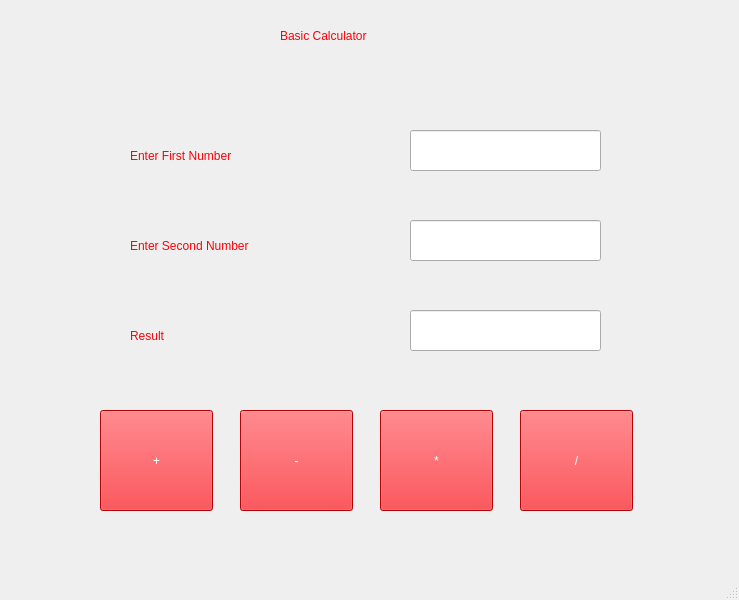
<?xml version="1.0" encoding="UTF-8"?>
<ui version="4.0">
 <class>MainWindow</class>
 <widget class="QMainWindow" name="MainWindow">
  <property name="geometry">
   <rect>
    <x>0</x>
    <y>0</y>
    <width>739</width>
    <height>600</height>
   </rect>
  </property>
  <property name="windowTitle">
   <string>MainWindow</string>
  </property>
  <widget class="QWidget" name="centralwidget">
   <widget class="QLabel" name="headingLabel">
    <property name="geometry">
     <rect>
      <x>280</x>
      <y>10</y>
      <width>181</width>
      <height>51</height>
     </rect>
    </property>
    <property name="styleSheet">
     <string notr="true">color: rgb(252, 1, 7);
font: 24pt &quot;Baghdad&quot;;</string>
    </property>
    <property name="text">
     <string>Basic Calculator</string>
    </property>
   </widget>
   <widget class="QLabel" name="firstNumberLabel">
    <property name="geometry">
     <rect>
      <x>130</x>
      <y>130</y>
      <width>181</width>
      <height>51</height>
     </rect>
    </property>
    <property name="styleSheet">
     <string notr="true">color: rgb(252, 1, 7);
font: 20pt &quot;Baghdad&quot;;</string>
    </property>
    <property name="text">
     <string>Enter First Number</string>
    </property>
   </widget>
   <widget class="QLabel" name="secondNumberLabel">
    <property name="geometry">
     <rect>
      <x>130</x>
      <y>220</y>
      <width>211</width>
      <height>51</height>
     </rect>
    </property>
    <property name="styleSheet">
     <string notr="true">color: rgb(252, 1, 7);
font: 20pt &quot;Baghdad&quot;;</string>
    </property>
    <property name="text">
     <string>Enter Second Number</string>
    </property>
   </widget>
   <widget class="QLabel" name="resultLabel">
    <property name="geometry">
     <rect>
      <x>130</x>
      <y>310</y>
      <width>211</width>
      <height>51</height>
     </rect>
    </property>
    <property name="styleSheet">
     <string notr="true">color: rgb(252, 1, 7);
font: 20pt &quot;Baghdad&quot;;</string>
    </property>
    <property name="text">
     <string>Result</string>
    </property>
   </widget>
   <widget class="QLineEdit" name="firstNumberTextBox">
    <property name="geometry">
     <rect>
      <x>410</x>
      <y>130</y>
      <width>191</width>
      <height>41</height>
     </rect>
    </property>
    <property name="styleSheet">
     <string notr="true">font: 24pt &quot;Zapf Dingbats&quot;;</string>
    </property>
    <property name="text">
     <string/>
    </property>
   </widget>
   <widget class="QLineEdit" name="secondNumberTextBox">
    <property name="geometry">
     <rect>
      <x>410</x>
      <y>220</y>
      <width>191</width>
      <height>41</height>
     </rect>
    </property>
    <property name="styleSheet">
     <string notr="true">font: 24pt &quot;Zapf Dingbats&quot;;</string>
    </property>
    <property name="text">
     <string/>
    </property>
   </widget>
   <widget class="QLineEdit" name="resultTextBox">
    <property name="geometry">
     <rect>
      <x>410</x>
      <y>310</y>
      <width>191</width>
      <height>41</height>
     </rect>
    </property>
    <property name="styleSheet">
     <string notr="true">font: 24pt &quot;Zapf Dingbats&quot;;</string>
    </property>
    <property name="text">
     <string/>
    </property>
   </widget>
   <widget class="QPushButton" name="addButton">
    <property name="geometry">
     <rect>
      <x>100</x>
      <y>410</y>
      <width>113</width>
      <height>101</height>
     </rect>
    </property>
    <property name="styleSheet">
     <string notr="true">background-color: rgb(252, 1, 7);
color: rgb(255, 255, 255);
font: 50pt &quot;Songti TC&quot;;</string>
    </property>
    <property name="text">
     <string>+</string>
    </property>
   </widget>
   <widget class="QPushButton" name="subtractButton">
    <property name="geometry">
     <rect>
      <x>240</x>
      <y>410</y>
      <width>113</width>
      <height>101</height>
     </rect>
    </property>
    <property name="styleSheet">
     <string notr="true">background-color: rgb(252, 1, 7);
color: rgb(255, 255, 255);
font: 50pt &quot;Songti TC&quot;;</string>
    </property>
    <property name="text">
     <string>-</string>
    </property>
   </widget>
   <widget class="QPushButton" name="multiplyButton">
    <property name="geometry">
     <rect>
      <x>380</x>
      <y>410</y>
      <width>113</width>
      <height>101</height>
     </rect>
    </property>
    <property name="styleSheet">
     <string notr="true">background-color: rgb(252, 1, 7);
color: rgb(255, 255, 255);
font: 50pt &quot;Songti TC&quot;;</string>
    </property>
    <property name="text">
     <string>*</string>
    </property>
   </widget>
   <widget class="QPushButton" name="divideButton">
    <property name="geometry">
     <rect>
      <x>520</x>
      <y>410</y>
      <width>113</width>
      <height>101</height>
     </rect>
    </property>
    <property name="styleSheet">
     <string notr="true">background-color: rgb(252, 1, 7);
color: rgb(255, 255, 255);
font: 50pt &quot;Songti TC&quot;;</string>
    </property>
    <property name="text">
     <string>/</string>
    </property>
   </widget>
  </widget>
  <widget class="QMenuBar" name="menubar">
   <property name="geometry">
    <rect>
     <x>0</x>
     <y>0</y>
     <width>739</width>
     <height>22</height>
    </rect>
   </property>
  </widget>
  <widget class="QStatusBar" name="statusbar"/>
 </widget>
 <resources/>
 <connections/>
</ui>
